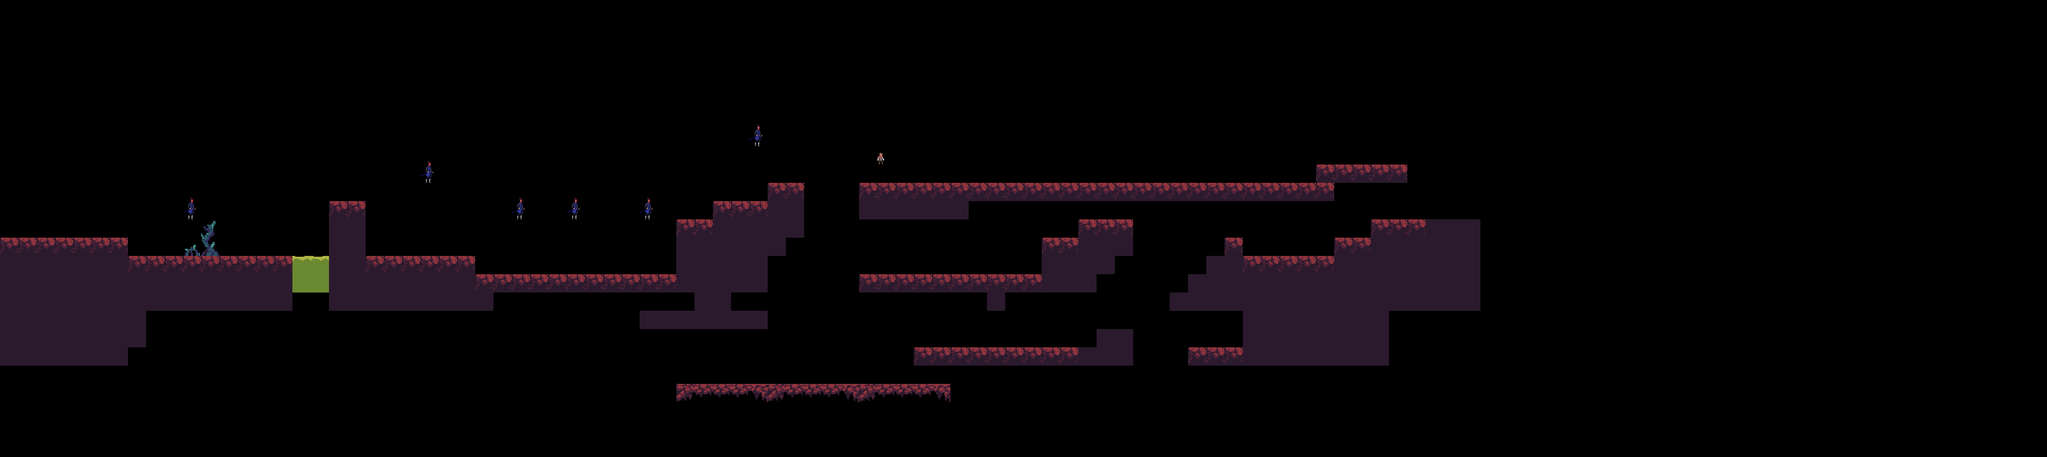

This is a level from a 2D game, rendered from its Tiled map with the project's own tilesets. A one-line summary and the map file follow, with tile-layer data summarised:
An orthogonal 112x25 tile map with 46x46 px tiles, 3 tile layers (1, 2, 3).

<map version="1.8" tiledversion="1.8.4" orientation="orthogonal" renderorder="right-down" width="112" height="25" tilewidth="46" tileheight="46" infinite="0" nextlayerid="7" nextobjectid="1">
 <editorsettings>
  <export target="../../../levels/4/.csv" format="csv" />
 </editorsettings>
 <tileset firstgid="1" source="../2/wasteland.tsx" />
 <layer id="3" name="1" width="112" height="25">
  <data>[2800 cells, 0 non-empty, 0 distinct tile ids]</data>
 </layer>
 <layer id="2" name="2" width="112" height="25" opacity="0.98">
  <data>[2800 cells, 336 non-empty, 8 distinct tile ids]</data>
 </layer>
 <layer id="1" name="3" width="112" height="25">
  <data>[2800 cells, 7 non-empty, 2 distinct tile ids]</data>
 </layer>
</map>
